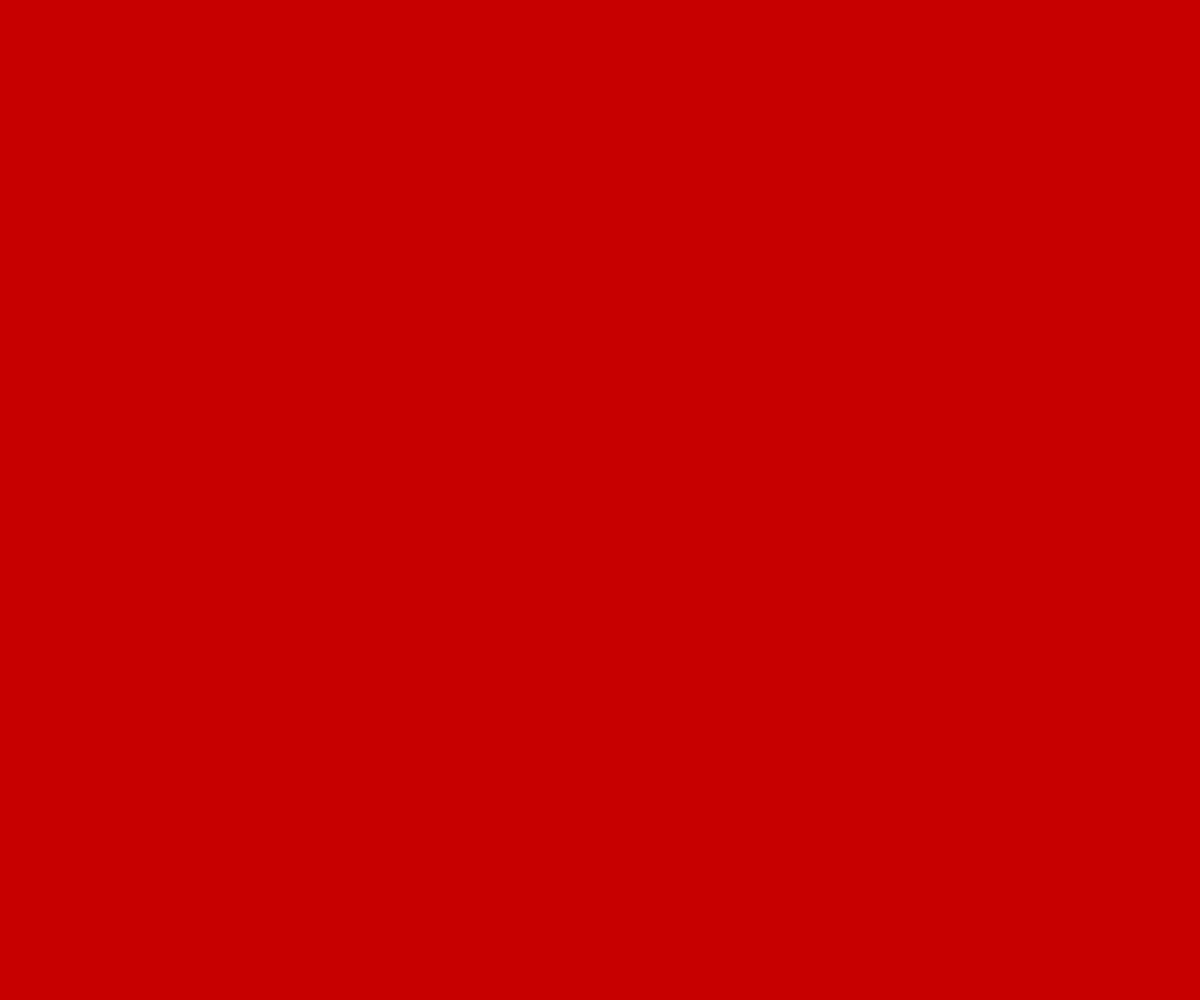
Frame 1 (no input)
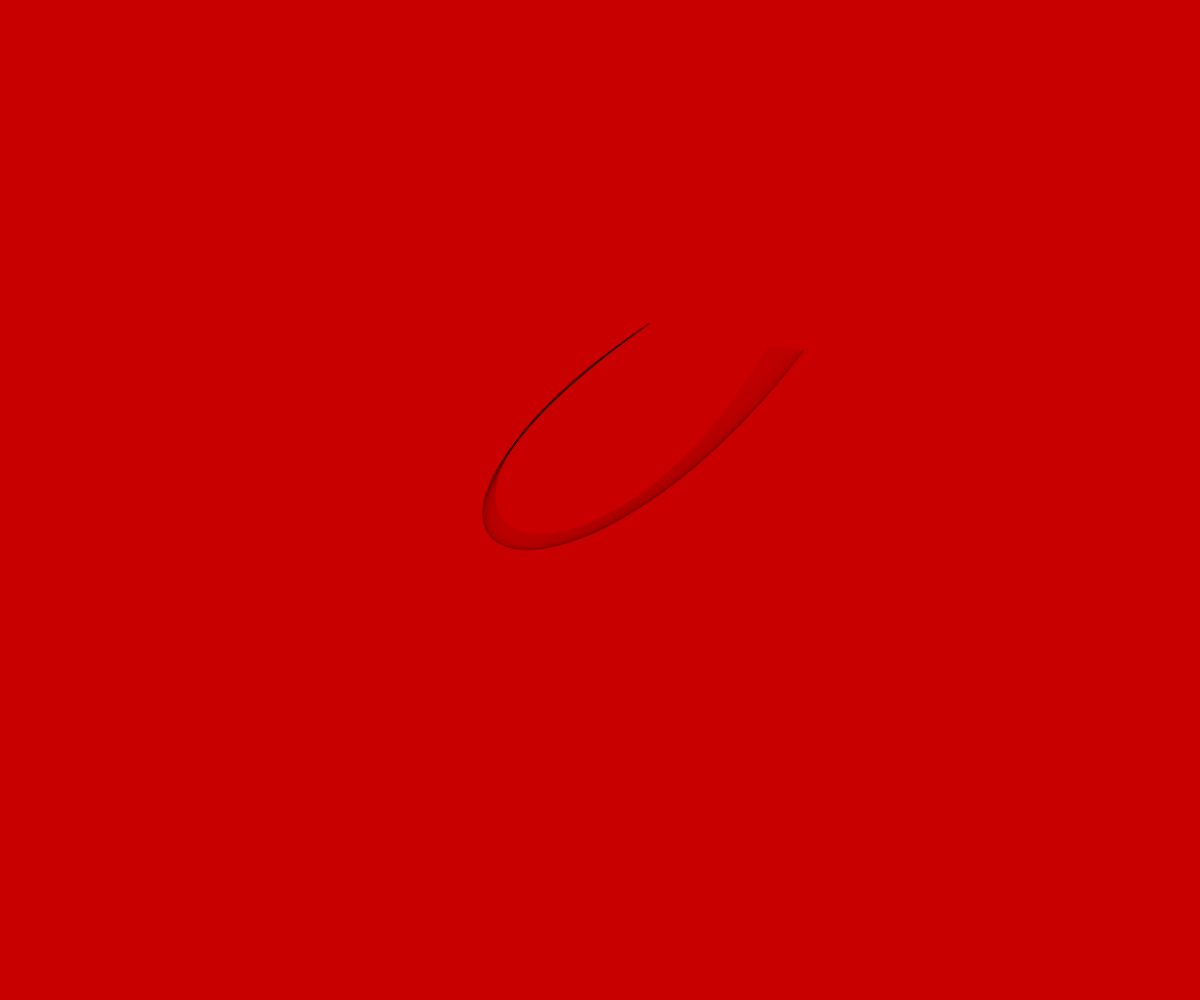
Frame 60 (no input)
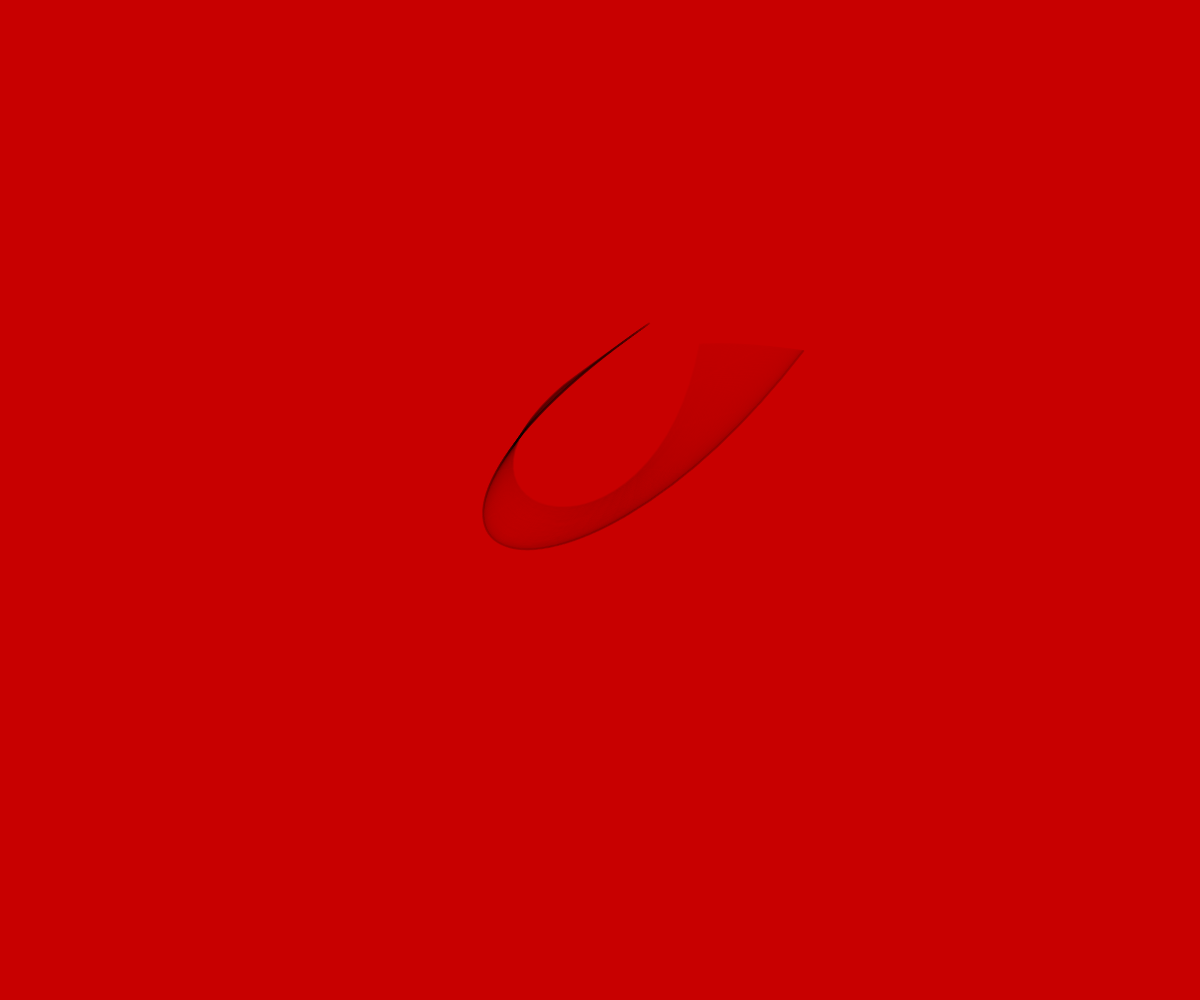
Frame 120 (the mouse pressed at the canvas centre since frame 60)

The p5.js sketch that drew these frames (run headless with seeded random() and noise() and a simulated clock; from frame 60 on, the mouse is pressed at the canvas centre):

// p5.js sketch
// ── sketch.js
let x1;
let y1;
let x2;
let y2;
let x3;
let y3;
let x4;
let y4;

let offset;


function setup(){
  createCanvas(windowWidth,windowHeight);
    background(200,0,0);
    strokeWeight(2);
    stroke(0,5);
    offset = 0.0;
    noFill();

}


function draw(){
  // x1 = random(0,width);
  // y1 = random(0,height);
  // x2 = random(0,width);
  // y2 = random(0,height);
  // x3 = random(0,width);
  // y3 = random(0,height);
  // x4 = random(0,width);
  // y4 = random(0,height);

  x1 = noise(offset)*width;
  x2 = noise(offset + 10)*width;
  x3 = noise(offset + 20)*width;
  x4 = noise(offset + 30)*width;

  y1 = noise(offset + 50)*height;
  y2 = noise(offset + 60)*height;
  y3 = noise(offset + 70)*height;
  y4 = noise(offset + 80)*height;

  bezier(x1,y1,x2,y2,x3,y3,x4,y4);

  offset = offset +0.001;



}
